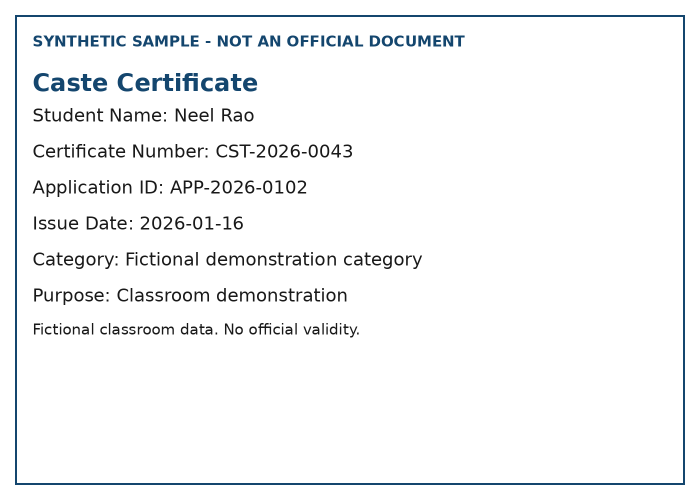
#> input picture dataset/caste_certificate/caste_certificate_clear.png, 1400 x 1000 px (shown at 1/2 size)
$ python -i photo_ocr.py   (imports and definitions only)
#> lines starting #> are read from the running program, lines starting #| are printed output that depends on the picture; after the words box and inside, x2 and y2 are one past the last pixel; in counts of white or black regions, pixels touching at a corner belong together
#> further down, picture is the input picture: shape (1000, 1400, 3); mean B, G, R 246.7, 245.7, 244.5
"""Try alternate image inputs for photos while retaining OCR provenance."""

import re

import cv2

from modules.classification import (GRADE_SHEET_HEADING, HINDI_INCOME_HEADING,
                                    SC_CERTIFICATE_HEADING, UP_INCOME_HEADING, classify_document)
from modules.extraction import extract_document_details, extract_fields
from modules.readiness import INCOME_AMOUNT_FIELDS


UP_INCOME_TITLE = "कार्यालय तहसीलदार द्वारा प्रदत्त"
# Relative positions of the printed header, holder block and two distinct
# number rows in the observed UP e-District form. Coordinates use the page
# outline rather than the dimensions of the original camera frame.
UP_REGIONS = {
    "heading": (162, 160, 391, 183),
    "application": (128, 195, 222, 207),
    "certificate": (125, 206, 216, 220),
    "holder": (269, 255, 373, 278),
}
SMALL_NUMBERS = dict(zip(
    "one two three four five six seven eight nine ten eleven twelve thirteen fourteen fifteen sixteen seventeen eighteen nineteen".split(),
    range(1, 20),
))
TENS = dict(zip("twenty thirty forty fifty sixty seventy eighty ninety".split(), range(20, 100, 10)))


def _paper_crop(image):
    """Remove background when a single large, bright, low-saturation page is visible."""
    hsv = cv2.cvtColor(image, cv2.COLOR_BGR2HSV)
#> hsv: shape (1000, 1400, 3); mean H, S, V 2.7, 4.9, 246.7
    mask = cv2.inRange(hsv, (0, 0, 160), (180, 35, 255))
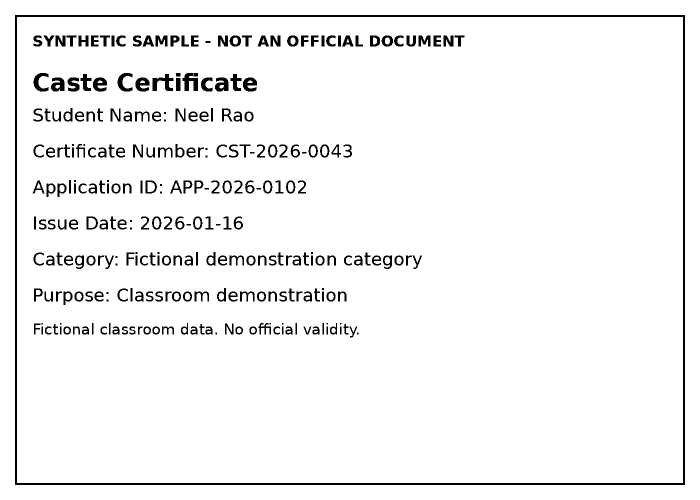
#> mask: shape (1000, 1400) (shown at 1/2 size); 95.3% white; 279 black regions (28 under 20 px), largest, box (x1, y1, x2, y2) and area: (30, 30, 1370, 970) 18176, (305, 148, 347, 182) 702, (365, 146, 396, 182) 673
    kernel = cv2.getStructuringElement(cv2.MORPH_RECT, (11, 11))
    mask = cv2.morphologyEx(mask, cv2.MORPH_CLOSE, kernel)
#> mask: shape (1000, 1400); every value is 255
    contours, _ = cv2.findContours(mask, cv2.RETR_EXTERNAL, cv2.CHAIN_APPROX_SIMPLE)
#> contours = [[[0, 0], [0, 999], [1399, 999], [1399, 0]]]
    if not contours:
        return image
    page = max(contours, key=cv2.contourArea)
#> page = [[0, 0], [0, 999], [1399, 999], [1399, 0]]
    x, y, width, height = cv2.boundingRect(page)
#> x = 0; y = 0; width = 1400; height = 1000
    total = image.shape[0] * image.shape[1]
#> total = 1400000
    if cv2.contourArea(page) < total * 0.35 or width * height > total * 0.92:
        return image
    return image[y:y + height, x:x + width]


# [174 lines left out: functions _read_region, _read_band, _thousands_in_words, recover_up_income_amounts, _read_known_header, _read_up_income and 2 more, not called in this run]

>>> import cv2
>>> picture = cv2.imread('../dataset/caste_certificate/caste_certificate_clear.png')
>>> result = _paper_crop(picture)
